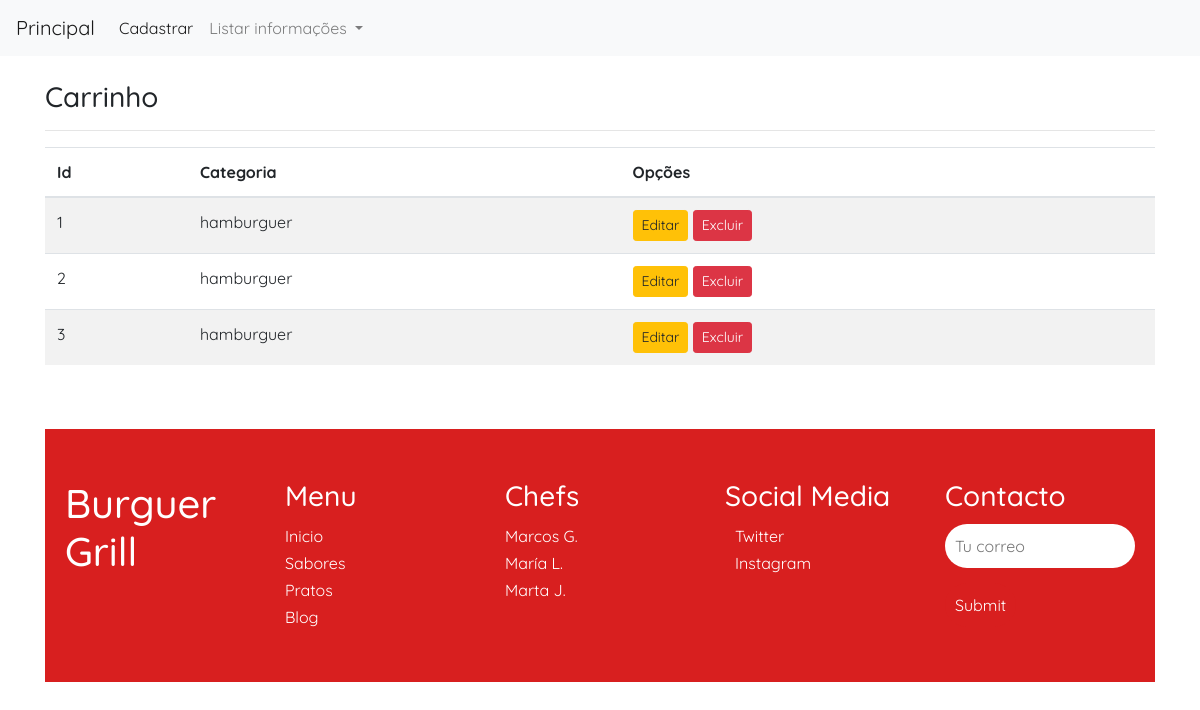
The app's page /listar/produtos/ with its own data.
### cadastros/models.py (models this page shows, shortened)
class Produtos(models.Model):
    nome = models.CharField(max_length=100)
    preco = models.DecimalField(max_digits=10, decimal_places=2)
    categoria = models.CharField(max_length=50, choices=[('bebida', 'Bebida'), ('hamburguer', 'Hambúrguer'), ('sorvete', 'Sorvete'), ('porcao', 'Porção')])

### cadastros/views.py (the view)
# urls.py: path('listar/produtos/',ProdutoListView.as_view(),name="listar-produtos"),
class ProdutoListView(ListView):
    model=Produtos
    template_name='cadastros/listar/campo.html'

### cadastros/templates/cadastros/listar/campo.html (shortened to what this page needs)
{% load static %}
{% load crispy_forms_tags %}
<!DOCTYPE html>
<html lang="pt-BR">
<head>
    <link rel="stylesheet" href="https://cdn.jsdelivr.net/npm/bootstrap@4.2.1/dist/css/bootstrap.min.css">
    <link rel="stylesheet" href="{% static 'css/index.css' %}">
</head>
<body>
    {% block menu %}
    <nav class="navbar navbar-expand-lg navbar-light bg-light">
        <a class="navbar-brand" href="{% url 'index' %}">Principal</a>
        <div class="collapse navbar-collapse" id="navbarNavDropdown">
            <ul class="navbar-nav">
                <li class="nav-item active">
                    <a class="nav-link" href="{% url 'cadastrar-carrinhos' %}">Cadastrar <span class="sr-only">(current)</span></a>
                </li>
                <li class="nav-item dropdown">
                    <a class="nav-link dropdown-toggle" href="#" id="navbarDropdownMenuLink" role="button" data-toggle="dropdown" aria-haspopup="true" aria-expanded="false">
                        Listar informações
                    </a>
                </li>
            </ul>
        </div>
    </nav>
    {% endblock %}
    <div class="container mt-4">
        {% block conteudo %}
        <h3>Carrinho</h3>
        <hr>
        <div class="table-responsive">
            <table class="table table-striped">
                <thead>
                    <tr>
                        <th>Id</th>
                        <th>Categoria</th>
                        <th>Opções</th>
                    </tr>
                </thead>
                <tbody>
                    {% for carrinho in object_list %}
                    <tr>
                        <td>{{ carrinho.id }}</td>
                        <td>{{ carrinho.categoria }}</td>
                        <td>
                            <a href="{% url 'editar-carrinhos' carrinho.pk %}" class="btn btn-warning btn-sm">Editar</a>
                            <a href="{% url 'excluir-carrinhos' carrinho.pk %}" class="btn btn-danger btn-sm">Excluir</a>
                        </td>
                    </tr>
                    {% empty %}
                    <tr>
                        <td colspan="3">Nenhum registro encontrado</td>
                    </tr>
                    {% endfor %}
                </tbody>
            </table>
        </div>
        <br>
        <br>
        <section id="contacto">
            <div class="fila">
                <div class="col">
                    <h1>Burguer Grill</h1>
                </div>
                <div class="col">
                    <h3>Menu</h3>
                    <a href="#inicio">Inicio</a>
                    <a href="#sabores">Sabores</a>
                    <a href="#sabores">Pratos</a>
                    <a href="#sabores">Blog</a>
                </div>
                <div class="col">
                    <h3>Chefs</h3>
                    <a href="#">Marcos G.</a>
                    <a href="#">María L.</a>
                    <a href="#">Marta J.</a>
                </div>
                <div class="col">
                    <h3>Social Media</h3>
                    <div class="media">
                         <a href="#">Twitter</a>
                    </div>
                    <div class="media">
                         <a href="#">Instagram</a>
                    </div>
                </div>
                <div class="col">
                    <h3>Contacto</h3>
                    <input type="text" placeholder="Tu correo">
                    <input type="submit" class="enviar">
                </div>
            </div>
        </section>
        {% endblock %}
    </div>
</body>
</html>

### static/css/index.css (style rules this page uses)
* { margin: 0; padding: 0; font-family: 'Quicksand'; }
html { scroll-behavior: smooth; }
#contacto { background-color: #d81f1f; padding: 50px 0; }
#contacto .fila { max-width: 1100px; margin: auto; display: flex; justify-content: space-between; color: #fff; }
#contacto a { text-decoration: none; color:#fff; display: block; margin-bottom: 3px; }
#contacto h3 { margin-bottom: 12px; }
#contacto .media { display: flex; align-items: center; }
#contacto input { border: none; padding: 10px; width: 100%; border-radius: 30px; }
#contacto .enviar { background-color: #d81f1f; color: #fff; width: fit-content; margin-top: 15px; cursor: pointer; }

### records on screen
Produtos: id "1", categoria "hamburguer"
Produtos: id "2", categoria "hamburguer"
Produtos: id "3", categoria "hamburguer"
